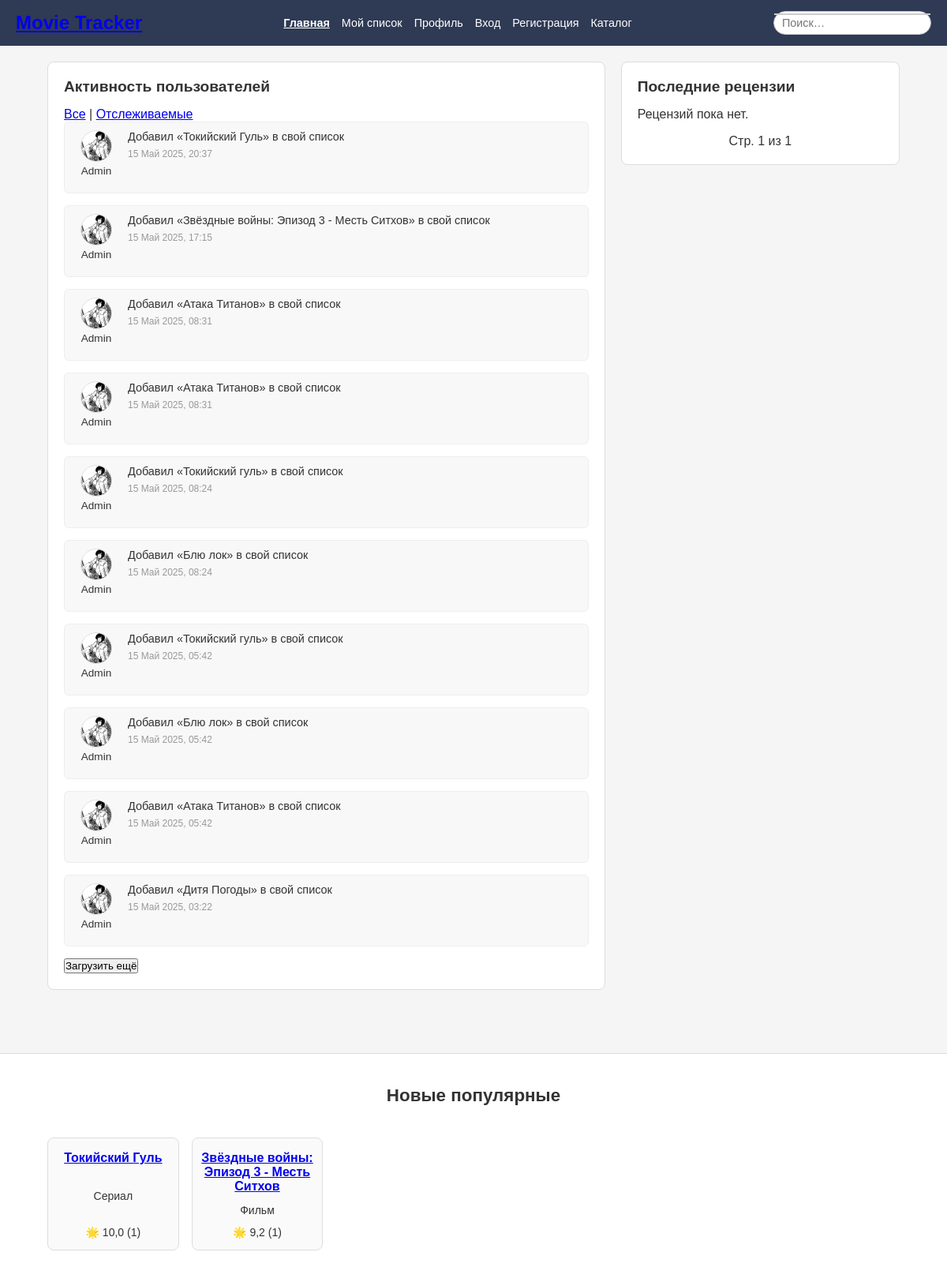
The page / on the database its author committed.
### catalog/models.py (models this page shows, shortened)
class Activity(models.Model):
    user        = models.ForeignKey(User, on_delete=models.CASCADE)
    description = models.CharField(max_length=255)
    timestamp   = models.DateTimeField(auto_now_add=True)
    class Meta:
        ordering = ['-timestamp']
        get_latest_by = 'timestamp'

class Work(models.Model):
    MOVIE = 'movie'
    SERIES = 'series'
    BOOK = 'book'
    TYPE_CHOICES = [
        (MOVIE, 'Фильм'),
        (SERIES, 'Сериал'),
        (BOOK, 'Книга'),
    ]
    title        = models.CharField(max_length=200, verbose_name='Название')
    type         = models.CharField(max_length=10, choices=TYPE_CHOICES, verbose_name='Тип')
    genre        = models.CharField(max_length=100, blank=True, verbose_name='Жанр')
    rating       = models.DecimalField(max_digits=3, decimal_places=1, null=True, blank=True, verbose_name='Рейтинг')
    release_date = models.DateField(null=True, blank=True, verbose_name='Дата релиза')
    objects      = WorkQuerySet.as_manager()
    detail       = models.TextField(blank=True)
    poster_url   = models.URLField(blank=True)
    tmdb_id       = models.PositiveIntegerField(null=True, blank=True, unique=True)
    openlibrary_id= models.CharField(max_length=50, null=True, blank=True, unique=True)
    external_id = models.IntegerField(
        null=True, blank=True, unique=True,
        help_text="TMDB ID, если импортировано из TMDB"
    )
    overview     = models.TextField(blank=True)
    poster_path  = models.CharField(max_length=255, blank=True)
    genres_text  = models.CharField(max_length=255, blank=True,
                                    help_text="Список жанров через запятую")
    external_id = models.CharField(
        max_length=20, unique=True, null=True, blank=True,
        help_text="TMDB external id вида 'movie:123' / 'tv:456'"
    )
    google_id   = models.CharField(
        max_length=40, blank=True, null=True, unique=True,
        help_text='ID тома в Google Books'
    )

### users/models.py (models this page shows, shortened)
class Profile(models.Model):
    user = models.OneToOneField(settings.AUTH_USER_MODEL,
                                on_delete=models.CASCADE,
                                related_name='profile')
    avatar = models.ImageField(upload_to='avatars/',
                               default='avatars/default.png',
                               verbose_name='Аватар')
    description = models.TextField(blank=True,
                                   verbose_name='Описание')
    following = models.ManyToManyField(
        'self',
        symmetrical=False,
        related_name='followers',
        blank=True,
        through='Follow'
    )

### catalog/views.py (the view)
# urls.py: path('', views.index_view, name='index'),
def index_view(request):
    mode = request.GET.get('mode', 'all')
    qs = Activity.objects.select_related('user').order_by('-timestamp')
    if mode == 'following' and request.user.is_authenticated:
        following_ids = Follow.objects.filter(
            follower=request.user
        ).values_list('followed_id', flat=True)
        qs = qs.filter(user_id__in=following_ids)
    page_number = request.GET.get('page_activities', 1)
    paginator = Paginator(qs, 10)
    activities = paginator.get_page(page_number)
    reviews_qs = (
        Review.objects
              .select_related('user', 'work')
              .annotate(vote_sum=Coalesce(Sum('votes__value'), Value(0)))
              .order_by('-created_at')
    )
    reviews = Paginator(reviews_qs, 5).get_page(request.GET.get('page_reviews', 1))
    popular_items = Work.objects.annotate(
        avg_score=Avg('list_entries__score'),
        entries_count=Count('list_entries')
    ).filter(
        entries_count__gt=0
    ).order_by(
        '-avg_score', '-entries_count'
    )[:10]
    return render(request, 'index.html', {
        'activities': activities,
        'mode': mode,
        'reviews': reviews,
        'popular_items': popular_items,
    })

### templates/index.html (shortened to what this page needs)
{% extends "base.html" %}
{% load static %}
{% block content %}
<div class="container home-container">
  <section class="activities">
    <h2>Активность пользователей</h2>
    <div class="toggle-modes">
      <a href="?mode=all"{% if mode != 'following' %} class="active"{% endif %}>Все</a> |
      <a href="?mode=following"{% if mode == 'following' %} class="active"{% endif %}>Отслеживаемые</a>
    </div>
    <div id="activity-list">
      {% for act in activities %}
        <div class="activity-card">
          <div class="activity-user">
            {% if act.user.profile.avatar %}
              <img src="{{ act.user.profile.avatar.url }}" alt="" class="avatar-mini">
            {% else %}
              <img src="{% static 'img/default-avatar.png' %}" alt="" class="avatar-mini">
            {% endif %}
            <span class="username">{{ act.user.username }}</span>
          </div>
          <div class="activity-content">
            <p>{{ act.description }}</p>
            <span class="activity-time">
              {{ act.timestamp|date:"j M Y, H:i" }}
            </span>
          </div>
        </div>
      {% empty %}
        <p>Активностей нет.</p>
      {% endfor %}
    </div>
    {% if activities.has_next %}
      <button id="load-more" data-next-page="{{ activities.next_page_number }}">Загрузить ещё</button>
    {% endif %}
  </section>
  <aside class="reviews">
    <h2>Последние рецензии</h2>
    {% for review in reviews %}
      <div class="review-card" data-review-id="{{ review.id }}">
        <div class="review-header">
          {% if review.user.profile.avatar %}
            <img src="{{ review.user.profile.avatar.url }}" alt="avatar" class="avatar-mini">
          {% else %}
            <img src="{% static 'img/default-avatar.png' %}" alt="avatar" class="avatar-mini">
          {% endif %}
          <div>
            <span class="username">{{ review.user.username }}</span>
            <span class="review-work-title">«{{ review.work.title }}»</span>
          </div>
        </div>
        <div class="review-body">
          <p>{{ review.text }}</p>
        </div>
        <div class="review-actions">
          {% if user.is_authenticated %}
            <button class="vote-btn btn btn-sm btn-light" data-value="1">👍</button>
            <span class="vote-count">{{ review.vote_sum }}</span>
            <button class="vote-btn btn btn-sm btn-light" data-value="-1">👎</button>
          {% else %}
            <button class="like-btn">❤ {{ review.rating }}</button>
          {% endif %}
        </div>
        {% if user.is_authenticated %}
          <div class="review-comment-btn" style="margin-top:0.5em;">
            <a
              href="{% url 'work_detail' review.work.pk %}#review-{{ review.id }}"
              class="btn btn-sm btn-link"
            >
              Ответить
            </a>
          </div>
        {% else %}
          <div class="review-comment-btn" style="margin-top:0.5em;">
            <a
              href="{% url 'login' %}?next={% url 'work_detail' review.work.pk %}#review-{{ review.id }}"
              class="btn btn-sm btn-link"
            >
              Войдите, чтобы ответить
            </a>
          </div>
        {% endif %}
      </div>
    {% empty %}
      <p>Рецензий пока нет.</p>
    {% endfor %}
    <div class="pagination">
      <span>Стр. {{ reviews.number }} из {{ reviews.paginator.num_pages }}</span>
    </div>
  </aside>
</div>
<section class="popular">
  <div class="container">
    <h2>Новые популярные</h2>
    <div class="popular-items">
      {% for item in popular_items %}
        <div class="card popular-card"
             data-type="{{ item.type }}"
             data-genre="{{ item.genre }}"
             data-rating="{{ item.rating }}"
             data-date="{{ item.release_date|date:'Y-m-d' }}">
          <a href="{% url 'work_detail' item.pk %}">
            <h3>{{ item.title }}</h3>
          </a>
          <p>{{ item.get_type_display }}</p>
          <p>🌟 {{ item.avg_score|floatformat:1 }} ({{ item.entries_count }})</p>
        </div>
      {% empty %}
        <p>Пока нет популярных работ.</p>
      {% endfor %}
    </div>
  </div>
</section>
{% endblock %}

### templates/base.html (shortened to what this page needs)
{% load static %}
<!DOCTYPE html>
<html lang="ru">
<head>
  <link rel="stylesheet" href="{% static 'css/main.css' %}" />
</head>
<body>
  <header>
    <div class="header-container">
      <div class="logo"><a href="{% url 'index' %}">Movie Tracker</a></div>
      <nav class="nav-links">
        <ul>
          <li><a href="{% url 'index' %}"     class="{% if request.resolver_match.url_name == 'index' %}active{% endif %}">Главная</a></li>
          <li><a href="{% url 'mylist' %}"    class="{% if request.resolver_match.url_name == 'mylist' %}active{% endif %}">Мой список</a></li>
          <li><a href="{% url 'profile' %}"   class="{% if request.resolver_match.url_name == 'profile' %}active{% endif %}">Профиль</a></li>
          {% if user.is_authenticated %}
          <li><a href="{% url 'logout' %}">Выход</a></li>
          {% else %}
          <li><a href="{% url 'login' %}">Вход</a></li>
          <li><a href="{% url 'register' %}"class="{% if request.resolver_match.url_name == 'register' %}active{% endif %}">Регистрация</a></li>
          {% endif %}
          <li>
            <a
              href="{% url 'works_list' %}"
              class="{% if request.resolver_match.url_name == 'works_list' %}active{% endif %}"
            >
              Каталог
            </a>
          </li>
        </ul>
      </nav>
      <div class="header-search" style="position:relative;">
        <form id="header-search-form" action="{% url 'search' %}" method="get" autocomplete="off">
          <input id="header-search-input" type="text" name="q" placeholder="Поиск…" aria-label="Поиск">
          <ul id="typeahead-list" class="typeahead-list"></ul>
        </form>
      </div>
    </div>
  </header>
  <main>
    {% block content %}{% endblock %}
  </main>
</body>
</html>

### static/css/main.css (style rules this page uses)
* { margin: 0; padding: 0; box-sizing: border-box; }
body { font-family: Arial, sans-serif; background-color: #f5f5f5; color: #333; }
.header-container { display: flex; align-items: center; justify-content: space-between; background-color: #2F3A54; color: #fff; padding: 10px 20px; }
.logo { font-size: 1.5rem; font-weight: bold; }
.nav-links ul { display: flex; gap: 15px; list-style: none; }
.nav-links ul li a { color: #fff; text-decoration: none; font-size: 0.9rem; transition: color 0.3s; }
.nav-links ul li a:hover, .nav-links a.active { font-weight: bold; text-decoration: underline; }
.header-search { width: 200px; }
.header-search form { display: flex; width: 200px; border: 1px solid #ccc; border-radius: 20px; overflow: hidden; }
.header-search form input[type="text"], .header-search form button { border: none; padding: 6px 10px; background: #fff; font-size: 0.9rem; }
.header-search form input[type="text"] { flex: 1; }
nav { background-color: #2F3A54; }
nav ul { list-style: none; display: flex; gap: 20px; padding: 10px 20px; }
nav li a { text-decoration: none; color: #fff; font-size: 0.95rem; transition: color 0.3s; }
nav ul li a.active { font-weight: bold; text-decoration: underline; }
.container { width: 90%; max-width: 1200px; margin: 20px auto; display: flex; gap: 20px; }
.home-container { display: grid; grid-template-columns: 2fr 1fr; gap: 20px; }
.activities { background-color: #fff; border: 1px solid #ddd; border-radius: 8px; padding: 20px; }
.activities h2 { margin-bottom: 15px; font-size: 1.2rem; }
.activity-card { display: flex; gap: 10px; margin-bottom: 15px; padding: 10px; border-radius: 6px; background-color: #f8f8f8; border: 1px solid #eee; }
.activity-user { display: flex; flex-direction: column; align-items: center; justify-content: center; min-width: 60px; }
.activity-user .username { font-size: 0.85rem; margin-top: 4px; text-align: center; }
.activity-content p { margin-bottom: 4px; font-size: 0.9rem; }
.activity-time { font-size: 0.75rem; color: #999; }
.reviews { background-color: #fff; border: 1px solid #ddd; border-radius: 8px; padding: 20px; }
.reviews h2 { margin-bottom: 15px; font-size: 1.2rem; }
.popular { background-color: #fff; border-top: 1px solid #ddd; padding: 20px 0; margin-top: 40px; }
.popular .container { display: flex; flex-direction: column; gap: 20px; }
.popular h2 { font-size: 1.4rem; margin-bottom: 20px; text-align: center; }
.popular-items { display: grid; grid-template-columns: repeat(auto-fill, minmax(220px, 1fr)); gap: 20px; }
.card { background-color: #fafafa; border: 1px solid #ddd; border-radius: 8px; padding: 15px; display: flex; flex-direction: column; justify-content: space-between; }
.card h3 { font-size: 1rem; margin-bottom: 10px; }
.card p { font-size: 0.9rem; margin-bottom: 8px; line-height: 1.4; }
aside { flex: 0 0 250px; background-color: #fff; padding: 20px; border-radius: 8px; border: 1px solid #ddd; height: fit-content; }
aside h2 { margin-bottom: 15px; font-size: 1.2rem; }
main { flex: 1; display: flex; flex-direction: column; gap: 20px; }
.username { font-size: 1.4rem; margin-bottom: 10px; }
.avatar-mini { width: 40px; height: 40px; border-radius: 50%; object-fit: cover; border: 1px solid #ddd; }
.pagination { margin-top: 1rem; text-align: center; }
.typeahead-list { position: absolute; background: #fff; border: 1px solid #ccc; width: calc(100% - 2px); max-height: 200px; overflow-y: auto; margin-top: 2px; list-style: none; padding: 0; z-index: 1000; }
.popular-items { display: grid; grid-template-columns: repeat(auto-fill, minmax(150px, 1fr)); gap: 1rem; }
.popular-card { padding: 0.5rem; border: 1px solid #ddd; border-radius: 8px; text-align: center; }
.popular-card h3 { font-size: 1rem; margin: 0.5rem 0; }
.popular-card p { margin: 0.25rem 0; font-size: 0.875rem; }

### rows shown on the page
Activity: user.profile.avatar (picture), user.username "Admin", description "Добавил «Токийский Гуль» в свой список", timestamp "15 Май 2025, 20:37"
Activity: user.profile.avatar (picture), user.username "Admin", description "Добавил «Звёздные войны: Эпизод 3 - Месть Ситхов» в свой список", timestamp "15 Май 2025, 17:15"
Activity: user.profile.avatar (picture), user.username "Admin", description "Добавил «Атака Титанов» в свой список", timestamp "15 Май 2025, 08:31"
Activity: user.profile.avatar (picture), user.username "Admin", description "Добавил «Атака Титанов» в свой список", timestamp "15 Май 2025, 08:31"
Activity: user.profile.avatar (picture), user.username "Admin", description "Добавил «Токийский гуль» в свой список", timestamp "15 Май 2025, 08:24"
Activity: user.profile.avatar (picture), user.username "Admin", description "Добавил «Блю лок» в свой список", timestamp "15 Май 2025, 08:24"
Activity: user.profile.avatar (picture), user.username "Admin", description "Добавил «Токийский гуль» в свой список", timestamp "15 Май 2025, 05:42"
Activity: user.profile.avatar (picture), user.username "Admin", description "Добавил «Блю лок» в свой список", timestamp "15 Май 2025, 05:42"
Activity: user.profile.avatar (picture), user.username "Admin", description "Добавил «Атака Титанов» в свой список", timestamp "15 Май 2025, 05:42"
Activity: user.profile.avatar (picture), user.username "Admin", description "Добавил «Дитя Погоды» в свой список", timestamp "15 Май 2025, 03:22"
Work: title "Токийский Гуль", type "Сериал", avg_score "10,0", entries_count "1"
Work: title "Звёздные войны: Эпизод 3 - Месть Ситхов", type "Фильм", avg_score "9,2", entries_count "1"

### other values the page prints
{{ reviews.number }} "1"
{{ reviews.paginator.num_pages }} "1"
